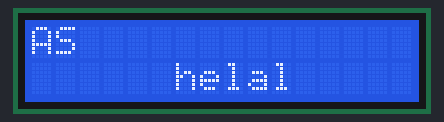
Simulated run of this program. Board: ATmega32, built with avr-gcc and emulated at 8 MHz. On the bench: 16×2 character LCD. Wiring (inferred from the names in the program): character LCD (HD44780): RS PC0; R/W PC1; E PC2; data PD0, PD1, PD2, PD3, PD4, PD5, PD6, PD7. At 1.1 s the program stops and its outputs stay as they are.

Above: at 0.1 s.

Measured:
- what the display in image 0 shows lasts 1.0 s, from 0.1 s to 1.1 s

The program:

main.c
```c
/*
 * main.c
 *
 *  Created on: Jul 20, 2025
 *      Author: abdlr
 */

#include "LIB/BIT_MATH.h"
#include "LIB/STD_TYPES.h"

#include "util/delay.h"

#include "MCAL/DIO/DIO_Interface.h"
#include "HAL/LCD/LCD_Interface.h"

#define F_CPU 8000000UL

void main(void)
{
	LCD_InitPortDir();
	LCD_Init();
	LCD_SendData('A');
	LCD_SendData('S');
	LCD_GoToXY(1,6);
	LCD_SendString("helal");
	_delay_ms(1000);
	LCD_ClearDisplay();
	while(1)
	{

	}
}
```

LCD_Cfg.h
```c
/*
 * LCD_Cfg.h
 *
 *  Created on: Jul 20, 2025
 *      Author: abdlr
 */

#ifndef HAL_LCD_LCD_CFG_H_
#define HAL_LCD_LCD_CFG_H_

#define LCD_DATA_PORT 	DIO_PORTD
#define LCD_CTRL_PORT	DIO_PORTC

#define LCD_RS_PIN 	PIN0
#define LCD_RW_PIN 	PIN1
#define LCD_E_PIN 	PIN2


#endif /* HAL_LCD_LCD_CFG_H_ */
```

LCD_Interface.h
```c
/*
 * LCD_Interface.h
 *
 *  Created on: Jul 20, 2025
 *      Author: abdlr
 */

#ifndef HAL_LCD_LCD_INTERFACE_H_
#define HAL_LCD_LCD_INTERFACE_H_


#endif /* HAL_LCD_LCD_INTERFACE_H_ */

#define NULL 0

void LCD_InitPortDir();
void LCD_SendCommand(u8 Command);
void LCD_SendData(u8 Data);

void LCD_SendString(const u8 *String);
void LCD_GoToXY(u8 Row , u8 Col);
void LCD_ClearDisplay(void);

void LCD_Init(void);
```

LCD_Program.c
```c
/*
 * LCD_Program.c
 *
 *  Created on: Jul 20, 2025
 *      Author: abdlr
 */

#include "LIB/BIT_MATH.h"
#include "LIB/STD_TYPES.h"

#include "MCAL/DIO/DIO_Interface.h"

#include "LCD_Interface.h"
#include "LCD_Private.h"
#include "LCD_Cfg.h"

#include <util/delay.h>


void LCD_InitPortDir()
{
	MDIO_vSetPinDir(LCD_CTRL_PORT , LCD_RS_PIN , DIO_OUTPUT);
	MDIO_vSetPinDir(LCD_CTRL_PORT , LCD_RW_PIN , DIO_OUTPUT);
	MDIO_vSetPinDir(LCD_CTRL_PORT , LCD_E_PIN , DIO_OUTPUT);


	MDIO_vSetPortDir(LCD_DATA_PORT,0xFF);
}

void LCD_SendCommand(u8 Command)
{
	// Set RS -> 0
	MDIO_vSetPinVal(LCD_CTRL_PORT , LCD_RS_PIN , DIO_LOW);
	// Set RW -> 0
	MDIO_vSetPinVal(LCD_CTRL_PORT , LCD_RW_PIN , DIO_LOW);

	MDIO_vSetPortVal(LCD_DATA_PORT,Command);

	MDIO_vSetPinVal(LCD_CTRL_PORT ,LCD_E_PIN , DIO_HIGH);
	_delay_ms(1);
	MDIO_vSetPinVal(LCD_CTRL_PORT ,LCD_E_PIN , DIO_LOW);

}
void LCD_SendData(u8 Data)
{
	// Set RS -> 1
	MDIO_vSetPinVal(LCD_CTRL_PORT , LCD_RS_PIN , DIO_HIGH);

	// Set RW -> 0
	MDIO_vSetPinVal(LCD_CTRL_PORT , LCD_RW_PIN , DIO_LOW);

	MDIO_vSetPortVal(LCD_DATA_PORT,Data);

	MDIO_vSetPinVal(LCD_CTRL_PORT ,LCD_E_PIN , DIO_HIGH);
	_delay_ms(1);
	MDIO_vSetPinVal(LCD_CTRL_PORT ,LCD_E_PIN , DIO_LOW);
}

void LCD_Init(void)
{
	_delay_ms(40);

	LCD_SendCommand(0b00111000);
	_delay_ms(1);

	LCD_SendCommand(0b00001100);
	_delay_ms(1);

	LCD_SendCommand(0b00000001);
	_delay_ms(2);

	LCD_SendCommand(0b00000110);
	_delay_ms(1);
}

void LCD_SendString(const u8 *String)
{
	u8 Counter=0;
	while(String[Counter] != '\0')
	{
		LCD_SendData(String[Counter]);
		Counter++;
	}
}

void LCD_GoToXY(u8 Row , u8 Col)
{
	u8 Position;
	if(Row == 0 || Row == 1)
	{
		if(Col >= 0 && Col <= 15)
		{
			switch(Row)
			{

			case 0:
				Position=0x00 + Col;
				break;
			case 1:
				Position=0x40 + Col;
				break;
			}
		}
		LCD_SendCommand(128+Position);
	}
}

void LCD_ClearDisplay(void)
{
	LCD_SendCommand(1);
	_delay_ms(2);
}
```

LCD_Private.h
```c
/*
 * LCD_Private.h
 *
 *  Created on: Jul 20, 2025
 *      Author: abdlr
 */

#ifndef HAL_LCD_LCD_PRIVATE_H_
#define HAL_LCD_LCD_PRIVATE_H_


#endif /* HAL_LCD_LCD_PRIVATE_H_ */
```

BIT_MATH.h
```c
#ifndef _BIT_MATH_H_
#define _BIT_MATH_H_
#define SET_BIT(REG,BIT_NO) REG|=(1<<BIT_NO)
#define CLR_BIT(REG,BIT_NO) REG&=~(1<<BIT_NO)
#define TOGGLE_BIT(REG,BIT_NO) REG^=(1<<BIT_NO)
#define GET_BIT(REG,BIT_NO) ((REG>>BIT_NO) &1)

#define CONC_BIT(b7,b6,b5,b4,b3,b2,b1,b0) Conc_help(b7,b6,b5,b4,b3,b2,b1,b0)
#define Conc_help(b7,b6,b5,b4,b3,b2,b1,b0) 0b##b7##b6##b5##b4##b3##b2##b1##b0

#endif
```

STD_TYPES.h
```c
#ifndef _STD_TYPES_H_
#define _STD_TYPES_H_

typedef unsigned char           u8;
typedef signed char             s8;

typedef unsigned short int      u16;
typedef signed short int        s16;

typedef unsigned int            u32;
typedef signed  int             s32;

typedef unsigned long long int  u64;
typedef signed long long int    s64;

typedef float                   f32;
typedef double                  f64;


#endif 
```

DIO_Cfg.h
```c
/*
 * DIO_Cfg.h
 *
 *  Created on: Aug 5, 2024
 *      Author: Abdalrahman
 */

#ifndef INCLUDE_MCAL_DIO_DIO_CFG_H_
#define INCLUDE_MCAL_DIO_DIO_CFG_H_

#define PIN_INPUT 	0
#define PIN_OUTPUT	1

#define PA0_INITIAL_DIRECTION	PIN_INPUT
#define PA1_INITIAL_DIRECTION	PIN_INPUT
#define PA2_INITIAL_DIRECTION	PIN_INPUT
#define PA3_INITIAL_DIRECTION	PIN_INPUT
#define PA4_INITIAL_DIRECTION	PIN_INPUT
#define PA5_INITIAL_DIRECTION	PIN_INPUT
#define PA6_INITIAL_DIRECTION	PIN_INPUT
#define PA7_INITIAL_DIRECTION	PIN_INPUT

#define PB0_INITIAL_DIRECTION	PIN_INPUT
#define PB1_INITIAL_DIRECTION	PIN_INPUT
#define PB2_INITIAL_DIRECTION	PIN_INPUT
#define PB3_INITIAL_DIRECTION	PIN_INPUT
#define PB4_INITIAL_DIRECTION	PIN_INPUT
#define PB5_INITIAL_DIRECTION	PIN_INPUT
#define PB6_INITIAL_DIRECTION	PIN_INPUT
#define PB7_INITIAL_DIRECTION	PIN_INPUT

#define PC0_INITIAL_DIRECTION	PIN_OUTPUT
#define PC1_INITIAL_DIRECTION	PIN_OUTPUT
#define PC2_INITIAL_DIRECTION	PIN_OUTPUT
#define PC3_INITIAL_DIRECTION	PIN_INPUT
#define PC4_INITIAL_DIRECTION	PIN_INPUT
#define PC5_INITIAL_DIRECTION	PIN_INPUT
#define PC6_INITIAL_DIRECTION	PIN_INPUT
#define PC7_INITIAL_DIRECTION	PIN_INPUT

#define PD0_INITIAL_DIRECTION	PIN_OUTPUT
#define PD1_INITIAL_DIRECTION	PIN_OUTPUT
#define PD2_INITIAL_DIRECTION	PIN_OUTPUT
#define PD3_INITIAL_DIRECTION	PIN_OUTPUT
#define PD4_INITIAL_DIRECTION	PIN_OUTPUT
#define PD5_INITIAL_DIRECTION	PIN_OUTPUT
#define PD6_INITIAL_DIRECTION	PIN_OUTPUT
#define PD7_INITIAL_DIRECTION	PIN_OUTPUT

/**********************************************************/
#define PIN_FLOATING 	0
#define PIN_PULLUP  	1

#define PIN_RESET		0
#define PIN_SET		    1

#define PA0_INITIAL_VALUE	PIN_RESET
#define PA1_INITIAL_VALUE	PIN_FLOATING
#define PA2_INITIAL_VALUE	PIN_FLOATING
#define PA3_INITIAL_VALUE	PIN_FLOATING
#define PA4_INITIAL_VALUE	PIN_FLOATING
#define PA5_INITIAL_VALUE	PIN_FLOATING
#define PA6_INITIAL_VALUE	PIN_FLOATING
#define PA7_INITIAL_VALUE	PIN_FLOATING

#define PB0_INITIAL_VALUE	PIN_FLOATING
#define PB1_INITIAL_VALUE	PIN_FLOATING
#define PB2_INITIAL_VALUE	PIN_PULLUP
#define PB3_INITIAL_VALUE	PIN_FLOATING
#define PB4_INITIAL_VALUE	PIN_FLOATING
#define PB5_INITIAL_VALUE	PIN_FLOATING
#define PB6_INITIAL_VALUE	PIN_FLOATING
#define PB7_INITIAL_VALUE	PIN_FLOATING

#define PC0_INITIAL_VALUE	PIN_RESET
#define PC1_INITIAL_VALUE	PIN_RESET
#define PC2_INITIAL_VALUE	PIN_RESET
#define PC3_INITIAL_VALUE	PIN_FLOATING
#define PC4_INITIAL_VALUE	PIN_FLOATING
#define PC5_INITIAL_VALUE	PIN_FLOATING
#define PC6_INITIAL_VALUE	PIN_FLOATING
#define PC7_INITIAL_VALUE	PIN_FLOATING

#define PD0_INITIAL_VALUE	PIN_RESET
#define PD1_INITIAL_VALUE	PIN_RESET
#define PD2_INITIAL_VALUE	PIN_RESET
#define PD3_INITIAL_VALUE	PIN_RESET
#define PD4_INITIAL_VALUE	PIN_RESET
#define PD5_INITIAL_VALUE	PIN_RESET
#define PD6_INITIAL_VALUE	PIN_RESET
#define PD7_INITIAL_VALUE	PIN_RESET


#endif /* INCLUDE_MCAL_DIO_DIO_CFG_H_ */
```

DIO_Interface.h
```c
/*
 * DIO_Interface.h
 *
 *  Created on: Aug 5, 2024
 *      Author: Abdalrahman
 */

#ifndef INCLUDE_MCAL_DIO_DIO_INTERFACE_H_
#define INCLUDE_MCAL_DIO_DIO_INTERFACE_H_

typedef enum{
	DIO_PORTA=0,
	DIO_PORTB,
	DIO_PORTC,
	DIO_PORTD,
}DIO_PORT_e;


typedef enum{
	PIN0=0,
	PIN1,
	PIN2,
	PIN3,
	PIN4,
	PIN5,
	PIN6,
	PIN7,
}DIO_PIN_e;

typedef enum{
	DIO_INPUT=0,
	DIO_OUTPUT
}DIO_DIRECTION_e;


typedef enum{
	DIO_LOW=0,
	DIO_HIGH
}DIO_VALUE_e;

// Port - PinNo - (I/P or O/P)
void MDIO_vSetPinDir(DIO_PORT_e A_portID, DIO_PIN_e A_pinID, DIO_DIRECTION_e A_pinDirection);
void MDIO_vSetPinVal(DIO_PORT_e A_portID, DIO_PIN_e A_pinID, DIO_VALUE_e A_pinValue);
DIO_VALUE_e MDIO_GetPinVal(DIO_PORT_e A_portID, DIO_PIN_e A_pinID);
void MDIO_vTogglePinVal (DIO_PORT_e A_portID, DIO_PIN_e A_pinID);
void MDIO_vSetPortDir (DIO_PORT_e A_portID, u8 A_u8PortDirection);
void MDIO_vSetPortVal (DIO_PORT_e A_portID, u8 A_u8PortValue);
void MDIO_vInit();


#endif /* INCLUDE_MCAL_DIO_DIO_INTERFACE_H_ */
```

DIO_Private.h
```c
/*
 * DIO_Private.h
 *
 *  Created on: Aug 5, 2024
 *      Author: Abdalrahman
 */

#ifndef INCLUDE_MCAL_DIO_DIO_PRIVATE_H_
#define INCLUDE_MCAL_DIO_DIO_PRIVATE_H_

#define PORTA_REG 	(*((volatile u8 *)0x3B))
#define DDRA_REG 	(*((volatile u8 *)0x3A))
#define PINA_REG 	(*((volatile u8 *)0x39))

#define PORTB_REG 	(*((volatile u8 *)0x38))
#define DDRB_REG 	(*((volatile u8 *)0x37))
#define PINB_REG 	(*((volatile u8 *)0x36))

#define PORTC_REG 	(*((volatile u8 *)0x35))
#define DDRC_REG 	(*((volatile u8 *)0x34))
#define PINC_REG 	(*((volatile u8 *)0x33))


#define PORTD_REG 	(*((volatile u8 *)0x32))
#define DDRD_REG 	(*((volatile u8 *)0x31))
#define PIND_REG 	(*((volatile u8 *)0x30))


#endif /* INCLUDE_MCAL_DIO_DIO_PRIVATE_H_ */
```

DIO_Program.c
```c
/*
 * DIO_Program.c

 *
 *  Created on: Aug 5, 2024
 *      Author: Abdalrahman
 */

#include "../../LIB/STD_TYPES.h"
#include "../../LIB/BIT_MATH.h"


#include "DIO_Interface.h"
#include "DIO_Private.h"
#include "DIO_Cfg.h"


void MDIO_vSetPinDir(DIO_PORT_e A_portID, DIO_PIN_e A_pinID, DIO_DIRECTION_e A_pinDirection)
{
	// Input Validation
	if ( (A_portID <= DIO_PORTD) && (A_pinID <= PIN7) && (A_pinDirection <= DIO_OUTPUT) )
	{
		switch (A_portID)
		{
		case DIO_PORTA:
			switch (A_pinDirection)
			{
			case DIO_INPUT:
				CLR_BIT(DDRA_REG,A_pinID);
				break;
			case DIO_OUTPUT:
				SET_BIT(DDRA_REG,A_pinID);
				break;
			}
			break;
		case DIO_PORTB:
			switch (A_pinDirection)
			{
			case DIO_INPUT:
				CLR_BIT(DDRB_REG,A_pinID);
				break;
			case DIO_OUTPUT:
				SET_BIT(DDRB_REG,A_pinID);
				break;
			}
			break;
		case DIO_PORTC:
			switch (A_pinDirection)
			{
			case DIO_INPUT:
				CLR_BIT(DDRC_REG,A_pinID);
				break;
			case DIO_OUTPUT:
				SET_BIT(DDRC_REG,A_pinID);
				break;
			}
			break;
		case DIO_PORTD:
			switch (A_pinDirection)
			{
			case DIO_INPUT:
				CLR_BIT(DDRD_REG,A_pinID);
				break;
			case DIO_OUTPUT:
				SET_BIT(DDRD_REG,A_pinID);
				break;
			}
			break;
		}
	}
	else
	{
		// Do Nothing
	}
}


void MDIO_vSetPinVal(DIO_PORT_e A_portID, DIO_PIN_e A_pinID, DIO_VALUE_e A_pinValue)
{
	// Input Validation
	if ( (A_portID <= DIO_PORTD) && (A_pinID <= PIN7) && (A_pinValue <= DIO_HIGH) )
	{
		switch (A_portID)
		{
		case DIO_PORTA:
			switch (A_pinValue)
			{
			case DIO_LOW:
				CLR_BIT(PORTA_REG,A_pinID);
				break;
			case DIO_HIGH:
				SET_BIT(PORTA_REG,A_pinID);
				break;
			}
			break;
		case DIO_PORTB:
			switch (A_pinValue)
			{
			case DIO_LOW:
				CLR_BIT(PORTB_REG,A_pinID);
				break;
			case DIO_HIGH:
				SET_BIT(PORTB_REG,A_pinID);
				break;
			}
			break;
		case DIO_PORTC:
			switch (A_pinValue)
			{
			case DIO_LOW:
				CLR_BIT(PORTC_REG,A_pinID);
				break;
			case DIO_HIGH:
				SET_BIT(PORTC_REG,A_pinID);
				break;
			}
			break;
		case DIO_PORTD:
			switch (A_pinValue)
			{
			case DIO_LOW:
				CLR_BIT(PORTD_REG,A_pinID);
				break;
			case DIO_HIGH:
				SET_BIT(PORTD_REG,A_pinID);
				break;
			}
			break;
		}
	}
	else
	{
		// Do Nothing
	}
}


DIO_VALUE_e MDIO_GetPinVal(DIO_PORT_e A_portID, DIO_PIN_e A_pinID)
{
	DIO_VALUE_e local_PinValue;

	// Input Validation
	if ( (A_portID <= DIO_PORTD) && (A_pinID <= PIN7) )
	{
		switch (A_portID)
		{
		case DIO_PORTA:
			local_PinValue = GET_BIT(PINA_REG,A_pinID);
			break;
		case DIO_PORTB:
			local_PinValue = GET_BIT(PINB_REG,A_pinID);
			break;
		case DIO_PORTC:
			local_PinValue = GET_BIT(PINC_REG,A_pinID);
			break;
		case DIO_PORTD:
			local_PinValue = GET_BIT(PIND_REG,A_pinID);
			break;
		}
	}
	else
	{
		// Do Nothing
	}


	return local_PinValue;
}

void MDIO_vTogglePinVal (DIO_PORT_e A_portID, DIO_PIN_e A_pinID)
{
	// Input Validation
	if ( (A_portID <= DIO_PORTD) && (A_pinID <= PIN7) )
	{
		switch (A_portID)
		{
		case DIO_PORTA:
			TOGGLE_BIT(PORTA_REG,A_pinID);
			break;
		case DIO_PORTB:
			TOGGLE_BIT(PORTB_REG,A_pinID);
			break;
		case DIO_PORTC:
			TOGGLE_BIT(PORTC_REG,A_pinID);
			break;
		case DIO_PORTD:
			TOGGLE_BIT(PORTD_REG,A_pinID);
			break;
		}
	}
	else
	{
		// Do Nothing
	}
}


void MDIO_vSetPortDir (DIO_PORT_e A_portID, u8 A_u8PortDirection)
{
	// Input Validation
	if ( (A_portID <= DIO_PORTD) )
	{
		switch (A_portID)
		{
		case DIO_PORTA:
			DDRA_REG = A_u8PortDirection;
			break;
		case DIO_PORTB:
			DDRB_REG = A_u8PortDirection;
			break;
		case DIO_PORTC:
			DDRC_REG = A_u8PortDirection;
			break;
		case DIO_PORTD:
			DDRD_REG = A_u8PortDirection;
			break;
		}
	}
	else
	{
		// Do Nothing
	}
}

void MDIO_vSetPortVal (DIO_PORT_e A_portID, u8 A_u8PortValue)
{
	// Input Validation
	if ( (A_portID <= DIO_PORTD) )
	{
		switch (A_portID)
		{
		case DIO_PORTA:
			PORTA_REG = A_u8PortValue;
			break;
		case DIO_PORTB:
			PORTB_REG = A_u8PortValue;
			break;
		case DIO_PORTC:
			PORTC_REG = A_u8PortValue;
			break;
		case DIO_PORTD:
			PORTD_REG = A_u8PortValue;
			break;
		}
	}
	else
	{
		// Do Nothing
	}
}


void MDIO_vInit()
{

	DDRA_REG = CONC_BIT(PA7_INITIAL_DIRECTION,PA6_INITIAL_DIRECTION,
						PA5_INITIAL_DIRECTION,PA4_INITIAL_DIRECTION,
						PA3_INITIAL_DIRECTION,PA2_INITIAL_DIRECTION,
						PA1_INITIAL_DIRECTION,PA0_INITIAL_DIRECTION);

	DDRB_REG = CONC_BIT(PB7_INITIAL_DIRECTION,PB6_INITIAL_DIRECTION,
						PB5_INITIAL_DIRECTION,PB4_INITIAL_DIRECTION,
						PB3_INITIAL_DIRECTION,PB2_INITIAL_DIRECTION,
						PB1_INITIAL_DIRECTION,PB0_INITIAL_DIRECTION);

	DDRC_REG = CONC_BIT(PC7_INITIAL_DIRECTION,PC6_INITIAL_DIRECTION,
						PC5_INITIAL_DIRECTION,PC4_INITIAL_DIRECTION,
						PC3_INITIAL_DIRECTION,PC2_INITIAL_DIRECTION,
						PC1_INITIAL_DIRECTION,PC0_INITIAL_DIRECTION);

	DDRD_REG = CONC_BIT(PD7_INITIAL_DIRECTION,PD6_INITIAL_DIRECTION,
						PD5_INITIAL_DIRECTION,PD4_INITIAL_DIRECTION,
						PD3_INITIAL_DIRECTION,PD2_INITIAL_DIRECTION,
						PD1_INITIAL_DIRECTION,PD0_INITIAL_DIRECTION);

	/**********************************************************************/

	PORTA_REG = CONC_BIT(PA7_INITIAL_VALUE,PA6_INITIAL_VALUE,
						 PA5_INITIAL_VALUE,PA4_INITIAL_VALUE,
						 PA3_INITIAL_VALUE,PA2_INITIAL_VALUE,
						 PA1_INITIAL_VALUE,PA0_INITIAL_VALUE);

	PORTB_REG = CONC_BIT(PB7_INITIAL_VALUE,PB6_INITIAL_VALUE,
						 PB5_INITIAL_VALUE,PB4_INITIAL_VALUE,
						 PB3_INITIAL_VALUE,PB2_INITIAL_VALUE,
						 PB1_INITIAL_VALUE,PB0_INITIAL_VALUE);

	PORTC_REG = CONC_BIT(PC7_INITIAL_VALUE,PC6_INITIAL_VALUE,
						 PC5_INITIAL_VALUE,PC4_INITIAL_VALUE,
						 PC3_INITIAL_VALUE,PC2_INITIAL_VALUE,
						 PC1_INITIAL_VALUE,PC0_INITIAL_VALUE);

	PORTD_REG = CONC_BIT(PD7_INITIAL_VALUE,PD6_INITIAL_VALUE,
						 PD5_INITIAL_VALUE,PD4_INITIAL_VALUE,
						 PD3_INITIAL_VALUE,PD2_INITIAL_VALUE,
						 PD1_INITIAL_VALUE,PD0_INITIAL_VALUE);
}
```
